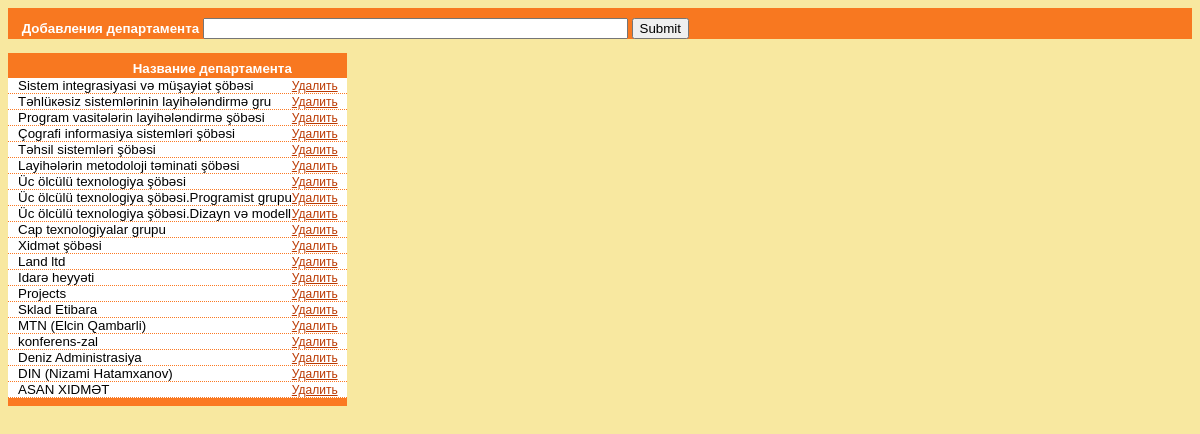
/85sd63/1insert_depart.php, run on the app's committed database.
### tables this page shows
CREATE TABLE `c_department` (
  `c_id` int(10) UNSIGNED NOT NULL,
  `c_name` varchar(45) NOT NULL,
  `c_date` date NOT NULL
);

### 85sd63/1insert_depart.php (the view, shortened to what this page needs)
<?php
include "func_lib.php";
f_head();
?>
<body>
<table border="0" cellpadding="0" cellspacing="0" width="100%">
 <tr bgcolor="#f87820">
<td class="tabhead"><form id="form1" name="form1" method="get" action=""> <img src="blank.gif" width="10" height="25"> Добавления департамента
 <input type="text" name="textfield" size="50"/>
 <input type="submit" name="Submit" value="Submit" />
</form>
</td>
</tr>
</table>
<br>
<table border="0" cellpadding="0" cellspacing="0" >
 <tr bgcolor="#f87820">
 <td><img src="blank.gif" width="10" height="25"></td>
 <td class="tabhead" align='right'><img src="blank.gif" width="85" height="6"><br><b>Название департамента</b></td>
 <td class="tabhead" align='right'><img src="blank.gif" width="55" height="6"><br><b> </b></td>
  </tr>
 <?php
$sql = "SELECT c_id,c_name,c_date FROM c_department WHERE c_id<>9999";
$result = mysql_query($sql) or die("Could not connect: " . mysql_error());
while ($row = mysql_fetch_assoc($result)) {
 $c_id = $row["c_id"];
 $c_name = $row["c_name"];
echo "<td class='tabval' ></td>";
	echo "<td class='tabval' >" . $c_name ."</td>";
echo "<td class='tabval' ><a href='1insert_depart.php?c_id=". $c_id ."&c_do=del'>Удалить</a></td>";
echo "<tr valign='bottom'><td bgcolor='#ffffff' background='strichel.gif' colspan='10'><img src='blank.gif' width='1' height='1'></td></tr>";
}
?>
 <tr valign="bottom"><td bgcolor="#fb7922" colspan="10"><img src="blank.gif" width="1" height="8"></td></tr>
</table>
</body>
</html>

### 85sd63/func_lib.php (shortened to what this page needs)
<?php
function f_head()
{
 echo '<!DOCTYPE html PUBLIC "-//W3C//DTD XHTML 1.0 Transitional//EN" "http://www.w3.org/TR/xhtml1/DTD/xhtml1-transitional.dtd ">
<html xmlns="http://www.w3.org/1999/xhtml">
<head>
<meta http-equiv="Content-Type" content="text/html; charset=Utf-8" />
<title>Felix v 2.0</title>
<link href="sample.css" rel="stylesheet" type="text/css" />
</head>';
}
?>

### 85sd63/sample.css (style rules this page uses)
body { font-family: verdana,helvetica; color: #000000; background-color: #f8e8a0; font-size: 12px; }
td { font-family: verdana,helvetica; color: #000000; font-size: 12px; }
a { font-family: verdana,helvetica; font-size: 12px; }
.tabval { font-family: verdana,helvetica; color: #000000; background-color: #ffffff; font-weight: plain; font-size: 10pt; }
.tabhead { font-family: verdana,helvetica; color: #ffffff; font-weight: bold; font-size: 10pt; }
a:link { color: #bb3902; font-weight:normal; text-decoration:underline; }

### data on the page
c_department: c_name "Sistеm intеgrаsiyаsi və müşаyiət şöbəsi"
c_department: c_name "Təhlüкəsiz sistеmlərinin lаyihələndirmə gru"
c_department: c_name "Prоgrаm vаsitələrin lаyihələndirmə şöbəsi"
c_department: c_name "Çоgrаfi infоrmаsiyа sistеmləri şöbəsi"
c_department: c_name "Təhsil sistеmləri şöbəsi"
c_department: c_name "Lаyihələrin mеtоdоlоji təminаti şöbəsi"
c_department: c_name "Üc ölcülü tехnоlоgiyа şöbəsi"
c_department: c_name "Üc ölcülü tехnоlоgiyа şöbəsi.Prоgrаmist grupu"
c_department: c_name "Üc ölcülü tехnоlоgiyа şöbəsi.Dizаyn və mоdеll"
c_department: c_name "Cаp tехnоlоgiyаlаr grupu"
c_department: c_name "Хidmət şöbəsi"
c_department: c_name "Lаnd ltd"
c_department: c_name "Idаrə hеyyəti"
c_department: c_name "Projects"
c_department: c_name "Sklad Etibara"
c_department: c_name "MTN (Elcin Qambarli)"
c_department: c_name "konferens-zal"
c_department: c_name "Deniz Administrasiya"
c_department: c_name "DIN (Nizami Hatamxanov)"
c_department: c_name "ASAN XIDMƏT"
